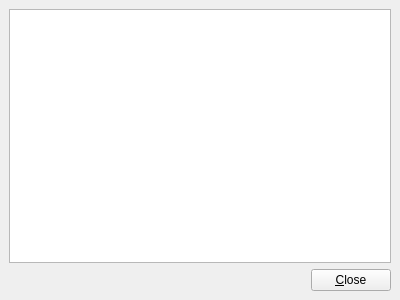
<ui version="4.0" >
 <author></author>
 <comment></comment>
 <exportmacro></exportmacro>
 <class>InformationWindow</class>
 <widget class="QWidget" name="InformationWindow" >
  <property name="geometry" >
   <rect>
    <x>0</x>
    <y>0</y>
    <width>400</width>
    <height>300</height>
   </rect>
  </property>
  <property name="windowTitle" >
   <string>Information</string>
  </property>
  <layout class="QVBoxLayout" >
   <property name="margin" >
    <number>9</number>
   </property>
   <property name="spacing" >
    <number>6</number>
   </property>
   <item>
    <widget class="QTextBrowser" name="textBrowser" />
   </item>
   <item>
    <layout class="QHBoxLayout" >
     <property name="margin" >
      <number>0</number>
     </property>
     <property name="spacing" >
      <number>6</number>
     </property>
     <item>
      <spacer>
       <property name="orientation" >
        <enum>Qt::Horizontal</enum>
       </property>
       <property name="sizeHint" >
        <size>
         <width>40</width>
         <height>20</height>
        </size>
       </property>
      </spacer>
     </item>
     <item>
      <widget class="QPushButton" name="closeButton" >
       <property name="text" >
        <string>&amp;Close</string>
       </property>
      </widget>
     </item>
    </layout>
   </item>
  </layout>
  <action name="closeAction" >
   <property name="text" >
    <string>Close</string>
   </property>
   <property name="shortcut" >
    <string>Esc</string>
   </property>
  </action>
 </widget>
 <pixmapfunction></pixmapfunction>
 <resources/>
 <connections>
  <connection>
   <sender>closeButton</sender>
   <signal>clicked()</signal>
   <receiver>InformationWindow</receiver>
   <slot>close()</slot>
   <hints>
    <hint type="sourcelabel" >
     <x>337</x>
     <y>283</y>
    </hint>
    <hint type="destinationlabel" >
     <x>329</x>
     <y>237</y>
    </hint>
   </hints>
  </connection>
 </connections>
</ui>
